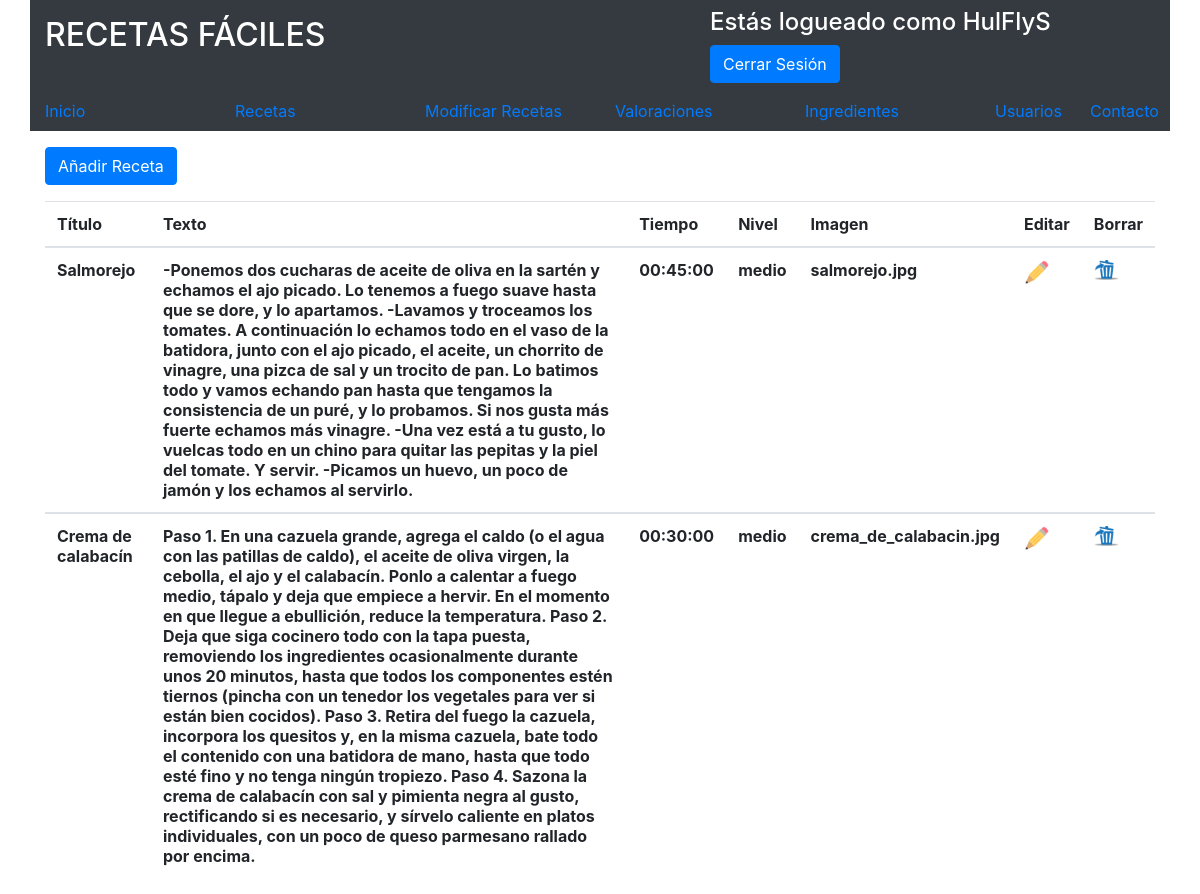
Page /codigo/modificar_recetas.php (signed in) on the committed database.
### tables this page shows
CREATE TABLE `recetas` (
  `id_recetas` int(11) NOT NULL AUTO_INCREMENT,
  `titulo` varchar(50) DEFAULT NULL,
  `texto` text,
  `tiempo` time DEFAULT NULL,
  `nivel` enum('bajo','medio','alto') DEFAULT NULL,
  `imagen` varchar(50) DEFAULT NULL,
  `id_miembros` int(11) DEFAULT NULL,
  PRIMARY KEY (`id_recetas`),
  KEY `id_miembros` (`id_miembros`),
  CONSTRAINT `recetas_ibfk_1` FOREIGN KEY (`id_miembros`) REFERENCES `miembros` (`id_miembros`) ON DELETE CASCADE
);

### codigo/modificar_recetas.php (the view, shortened to what this page needs)
<html lang="en">
  <head>
    <link rel="stylesheet" href="https://maxcdn.bootstrapcdn.com/bootstrap/4.0.0-beta.3/css/bootstrap.min.css">
  </head>
  <body>
    <?php if (isset($_SESSION["user"])&&($_SESSION["tipo"])=='admin' )  :?>
      <?php if (isset($_SESSION["user"])&&($_SESSION["tipo"])=='admin') {
                 include("../codigo/cabeceras/admin.php");
               }
            elseif (isset($_SESSION["user"])&&($_SESSION["tipo"])=='usuario')  {
                 include("../codigo/cabeceras/usuario.php");
             } else {
               include("../codigo/cabeceras/no_usuario.php");
             }
       ?>
     <?php
             $connection = new mysqli("localhost", "root", "Admin2015", "web",3316);
             $connection->set_charset("uft8");
               $consulta="SELECT * FROM recetas";
             if ($result = $connection->query($consulta)) {
             ?>
             <div class="container">
                 <table class="table">
                   <thead>
                     <tr>
                       <th scope="col">Título</th>
                       <th scope="col">Texto</th>
                       <th scope="col">Tiempo</th>
                       <th scope="col">Nivel</th>
                       <th scope="col">Imagen</th>
                       <th scope="col">Editar</th>
                       <th scope="col">Borrar</th>
                     </tr>
                   </thead>
              </div>
             <?php
                 echo "<a class='btn btn-primary mt-3 mb-3' href='añadir_recetas.php'>Añadir Receta</a>";
                 while($obj = $result->fetch_object()) {
                     echo "<tbody>
                             <tr>
                             <th scope='row'>$obj->titulo</th>
                             <th scope='row'>$obj->texto</th>
                             <th scope='row'>$obj->tiempo</th>
                             <th scope='row'>$obj->nivel</th>
                             <th scope='row'>$obj->imagen</th>
                             <td><a href='editar_recetas.php?id=$obj->id_recetas'><img class='img-responsive' width='25px' alt='Responsive image' src='../imagenes/lapiz.png'></a></td>
                             <td><a href='borrar_recetas.php?id=$obj->id_recetas'><img class='img-responsive' width='25px' alt='Responsive image' src='../imagenes/papelera.png'></a></td>
                           </tr>
                           ";
                 }
                 echo "</tbody>";
             }
           ?>
      <?php else: ?>
        <h1>NO TIENES PERMISOS PARA ACCEDER AQUI</h1>
      <?php endif ?>
</body>

### rows in the picture
recetas: titulo "Salmorejo", texto "-Ponemos dos cucharas de aceite de oliva en la sartén y echamos el ajo picado. Lo tenemos a fuego suave hasta que se dore, y lo apartamos. -Lavamos y troceamos los tomates. A continuación lo echamos todo en el vaso de la batidora, junto con el ajo picado, el aceite, un chorrito de vinagre, una pizca de sal y un trocito de pan. Lo batimos todo y vamos echando pan hasta que tengamos la consistencia de un puré, y lo probamos. Si nos gusta más fuerte echamos más vinagre. -Una vez está a tu gusto, lo vuelcas todo en un chino para quitar las pepitas y la piel del tomate. Y servir. -Picamos un huevo, un poco de jamón y los echamos al servirlo.", tiempo "00:45:00", nivel "medio", imagen "salmorejo.jpg"
recetas: titulo "Crema de calabacín", texto "Paso 1. En una cazuela grande, agrega el caldo (o el agua con las patillas de caldo), el aceite de oliva virgen, la cebolla, el ajo y el calabacín. Ponlo a calentar a fuego medio, tápalo y deja que empiece a hervir. En el momento en que llegue a ebullición, reduce la temperatura. Paso 2. Deja que siga cocinero todo con la tapa puesta, removiendo los ingredientes ocasionalmente durante unos 20 minutos, hasta que todos los componentes estén tiernos (pincha con un tenedor los vegetales para ver si están bien cocidos). Paso 3. Retira del fuego la cazuela, incorpora los quesitos y, en la misma cazuela, bate todo el contenido con una batidora de mano, hasta que todo esté fino y no tenga ningún…", tiempo "00:30:00", nivel "medio", imagen "crema_de_calabacin.jpg"

### other values in the picture
$_SESSION[user] "HulFlyS"
